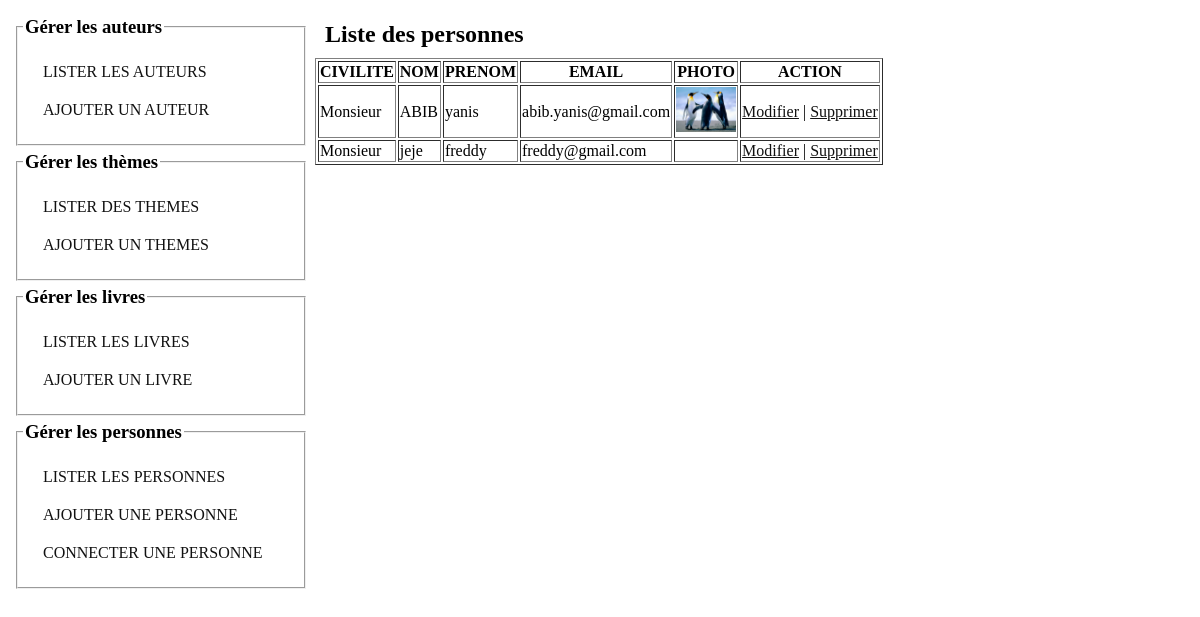
Page /admin/index.php?p=gerer_personne&action=lister on the committed database.
### tables this page shows
CREATE TABLE `t_personne` (
  `id` int(11) NOT NULL,
  `nom` varchar(255) NOT NULL,
  `prenom` varchar(255) NOT NULL,
  `email` varchar(255) NOT NULL,
  `password` varchar(255) NOT NULL,
  `civilite` varchar(255) NOT NULL,
  `photo` varchar(255) NOT NULL,
  `date` datetime NOT NULL DEFAULT CURRENT_TIMESTAMP
);

### dao/dao-personne.php (called while the page is built, shortened)
<?php
require_once("../classes/personne.php");
class DAOPersonne implements IPersonne
{
	public function lister()
	{
		$infos = array();
		$connexion = DB::connect();
		$connexion->exec("SET CHARACTER SET utf8");
		$resultats=$connexion->query("select * FROM t_personne ORDER BY id DESC");
		$resultats->setFetchMode(PDO::FETCH_OBJ);
		while($resultat = $resultats->fetch())
		{
			$personne = new Personne();
			$personne->setId($resultat->id);
			$personne->setNom($resultat->nom);
			$personne->setPrenom($resultat->prenom);
			$personne->setEmail($resultat->email);
			$personne->setPassword($resultat->password);
			$personne->setCivilite($resultat->civilite);
			$personne->setPhoto($resultat->photo);
			$infos[] = $personne;
		}
		return $infos;
	}
}

### classes/personne.php (called while the page is built, shortened)
<?php
class Personne
{
    private $id;
    private $nom;
    private $prenom;
    private $email;
    private $password;
    private $civilite;
    private $photo;
    private $date;
	public function __construct(){
		$this->id = $this->getId();
        $this->nom = $this->getNom();
		$this->prenom = $this->getPrenom();
		$this->email = $this->getEmail();
		$this->password = $this->getPassword();
		$this->civilite = $this->getCivilite();
		$this->photo = $this->getPhoto();
		$this->date = $this->getDate();
	}
    public function setId($id)
    {
        $this->id = $id;
    }
    public function getId()
    {
        return $this->id;
    }
    public function setNom($nom)
    {
        $this->nom = $nom;
    }
    public function getNom()
    {
        return $this->nom;
    }
    public function setPrenom($prenom)
    {
        $this->prenom = $prenom;
    }
    public function getPrenom()
    {
        return $this->prenom;
    }
    public function setEmail($email)
    {
        $this->email = $email;
    }
    public function getEmail()
    {
        return $this->email;
    }
    public function setPassword($password)
    {
        $this->password = $password;
    }
    public function getPassword()
    {
        return $this->password;
    }
    public function setCivilite($civilite)
    {
        $this->civilite = $civilite;
    }
    public function getCivilite()
    {
        return $this->civilite;
    }
    public function setPhoto($photo)
    {
        $this->photo = $photo;
    }
    public function getPhoto()
    {
        return $this->photo;
    }
    public function getDate()
    {
    	return $this->date;
    }
}

### admin/personne/lister.php (the view)
<h2>Liste des personnes</h2>
<table border=1>
	<tr>
		<th>CIVILITE</th><th>NOM</th><th>PRENOM</th><th>EMAIL</th><th>PHOTO</th><th>ACTION</th>
	</tr>
	<?php
	$daoPersonne = new DAOPersonne();
	$resultat = $daoPersonne->lister();
	foreach ($resultat as $r){
		?>
		<tr>
			<td><?php echo $r->getCivilite(); ?></td>
			<td><?php echo $r->getNom(); ?></td>
			<td><?php echo $r->getPrenom(); ?></td>
			<td><?php echo $r->getEmail(); ?></td>
			<td>
				<?php
				if(strlen($r->getPhoto()) >= 10){
					?><img width="60" src="../upload/<?php echo $r->getPhoto(); ?>"><?php
				}
				?>
			</td>
			<td><a href="?p=gerer_personne&action=modifier&id=<?php echo $r->getId(); ?>">Modifier</a> | <a href="?p=gerer_personne&action=supprimer&id=<?php echo $r->getId(); ?>">Supprimer</a></td>
		</tr>
		<?php
	}
	?>
</table>

### admin/index.css (style rules this page uses)
body { font-size: 12pt; }
a { color: #111; }
h1, h2, h3, h4, h5, h6, p, div, fieldset { padding: 5px; margin: 5px; }

### rows in the picture
t_personne: civilite "Monsieur", nom "ABIB", prenom "yanis", email "abib.yanis@gmail.com", photo (picture)
t_personne: civilite "Monsieur", nom "jeje", prenom "freddy", email "freddy@gmail.com"
